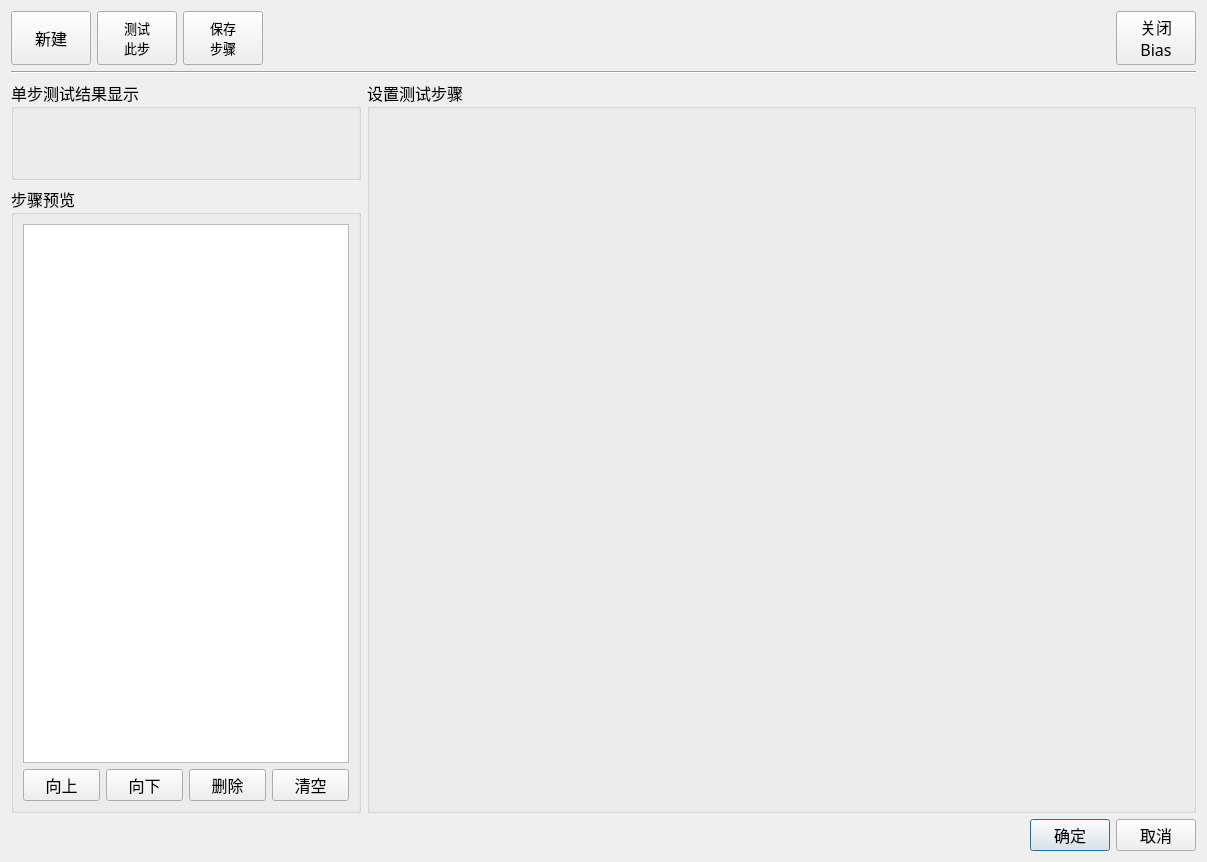
<?xml version="1.0" encoding="UTF-8"?>
<ui version="4.0">
 <class>clsSetTestStep</class>
 <widget class="QDialog" name="clsSetTestStep">
  <property name="geometry">
   <rect>
    <x>0</x>
    <y>0</y>
    <width>1207</width>
    <height>862</height>
   </rect>
  </property>
  <property name="font">
   <font>
    <family>楷体</family>
    <pointsize>12</pointsize>
   </font>
  </property>
  <property name="windowTitle">
   <string>Dialog</string>
  </property>
  <property name="styleSheet">
   <string notr="true">clsSetTestStep
{
	
	background-color: rgb(148, 148, 248);
}</string>
  </property>
  <layout class="QVBoxLayout" name="verticalLayout_4">
   <item>
    <layout class="QHBoxLayout" name="horizontalLayout_2">
     <item>
      <widget class="QPushButton" name="btnNewStep">
       <property name="minimumSize">
        <size>
         <width>80</width>
         <height>42</height>
        </size>
       </property>
       <property name="maximumSize">
        <size>
         <width>1111</width>
         <height>1111</height>
        </size>
       </property>
       <property name="font">
        <font>
         <family>楷体</family>
         <pointsize>12</pointsize>
        </font>
       </property>
       <property name="text">
        <string>新建</string>
       </property>
       <property name="icon">
        <iconset resource="../recFile/myRes.qrc">
         <normaloff>:/Icons/new1.png</normaloff>:/Icons/new1.png</iconset>
       </property>
       <property name="iconSize">
        <size>
         <width>22</width>
         <height>22</height>
        </size>
       </property>
      </widget>
     </item>
     <item>
      <widget class="QPushButton" name="btnTest">
       <property name="minimumSize">
        <size>
         <width>80</width>
         <height>42</height>
        </size>
       </property>
       <property name="maximumSize">
        <size>
         <width>1111</width>
         <height>1111</height>
        </size>
       </property>
       <property name="font">
        <font>
         <family>楷体</family>
         <pointsize>10</pointsize>
        </font>
       </property>
       <property name="text">
        <string>测试
此步</string>
       </property>
       <property name="icon">
        <iconset resource="../recFile/myRes.qrc">
         <normaloff>:/Icons/test.png</normaloff>:/Icons/test.png</iconset>
       </property>
       <property name="iconSize">
        <size>
         <width>22</width>
         <height>22</height>
        </size>
       </property>
      </widget>
     </item>
     <item>
      <widget class="QPushButton" name="btnSave">
       <property name="minimumSize">
        <size>
         <width>80</width>
         <height>42</height>
        </size>
       </property>
       <property name="maximumSize">
        <size>
         <width>1111</width>
         <height>1111</height>
        </size>
       </property>
       <property name="font">
        <font>
         <family>楷体</family>
         <pointsize>10</pointsize>
        </font>
       </property>
       <property name="text">
        <string>保存
步骤</string>
       </property>
       <property name="icon">
        <iconset resource="../recFile/myRes.qrc">
         <normaloff>:/Icons/save2.png</normaloff>:/Icons/save2.png</iconset>
       </property>
       <property name="iconSize">
        <size>
         <width>22</width>
         <height>22</height>
        </size>
       </property>
      </widget>
     </item>
     <item>
      <spacer name="horizontalSpacer_2">
       <property name="orientation">
        <enum>Qt::Horizontal</enum>
       </property>
       <property name="sizeHint" stdset="0">
        <size>
         <width>40</width>
         <height>20</height>
        </size>
       </property>
      </spacer>
     </item>
     <item>
      <widget class="QPushButton" name="btnTurnOffBias">
       <property name="minimumSize">
        <size>
         <width>80</width>
         <height>42</height>
        </size>
       </property>
       <property name="maximumSize">
        <size>
         <width>1111</width>
         <height>1111</height>
        </size>
       </property>
       <property name="font">
        <font>
         <family>楷体</family>
         <pointsize>12</pointsize>
        </font>
       </property>
       <property name="text">
        <string>关闭
Bias</string>
       </property>
       <property name="icon">
        <iconset resource="../recFile/myRes.qrc">
         <normaloff>:/Icons/BiasOff.png</normaloff>:/Icons/BiasOff.png</iconset>
       </property>
       <property name="iconSize">
        <size>
         <width>30</width>
         <height>30</height>
        </size>
       </property>
      </widget>
     </item>
    </layout>
   </item>
   <item>
    <widget class="Line" name="line">
     <property name="orientation">
      <enum>Qt::Horizontal</enum>
     </property>
    </widget>
   </item>
   <item>
    <layout class="QHBoxLayout" name="horizontalLayout_4" stretch="0,10">
     <item>
      <layout class="QVBoxLayout" name="verticalLayout_3" stretch="0,10">
       <item>
        <widget class="QGroupBox" name="groupBox">
         <property name="minimumSize">
          <size>
           <width>0</width>
           <height>100</height>
          </size>
         </property>
         <property name="maximumSize">
          <size>
           <width>350</width>
           <height>16777215</height>
          </size>
         </property>
         <property name="font">
          <font>
           <family>楷体</family>
           <pointsize>12</pointsize>
          </font>
         </property>
         <property name="title">
          <string>单步测试结果显示</string>
         </property>
         <layout class="QHBoxLayout" name="horizontalLayout_5">
          <property name="spacing">
           <number>2</number>
          </property>
          <property name="leftMargin">
           <number>2</number>
          </property>
          <property name="topMargin">
           <number>2</number>
          </property>
          <property name="rightMargin">
           <number>2</number>
          </property>
          <property name="bottomMargin">
           <number>2</number>
          </property>
          <item>
           <widget class="singleStepTestDisplay" name="sngTestDisplay" native="true">
            <property name="maximumSize">
             <size>
              <width>16777215</width>
              <height>109</height>
             </size>
            </property>
           </widget>
          </item>
         </layout>
        </widget>
       </item>
       <item>
        <widget class="QGroupBox" name="groupBox_3">
         <property name="maximumSize">
          <size>
           <width>350</width>
           <height>16777215</height>
          </size>
         </property>
         <property name="font">
          <font>
           <family>楷体</family>
           <pointsize>12</pointsize>
          </font>
         </property>
         <property name="title">
          <string>步骤预览</string>
         </property>
         <layout class="QVBoxLayout" name="verticalLayout_2">
          <item>
           <widget class="QTableWidget" name="tbTaskList">
            <property name="minimumSize">
             <size>
              <width>300</width>
              <height>300</height>
             </size>
            </property>
           </widget>
          </item>
          <item>
           <layout class="QHBoxLayout" name="horizontalLayout_3">
            <item>
             <widget class="QPushButton" name="btnUp">
              <property name="maximumSize">
               <size>
                <width>1111</width>
                <height>1111</height>
               </size>
              </property>
              <property name="font">
               <font>
                <family>楷体</family>
                <pointsize>12</pointsize>
               </font>
              </property>
              <property name="text">
               <string>向上</string>
              </property>
              <property name="icon">
               <iconset resource="../recFile/myRes.qrc">
                <normaloff>:/Icons/up1.png</normaloff>:/Icons/up1.png</iconset>
              </property>
              <property name="iconSize">
               <size>
                <width>22</width>
                <height>22</height>
               </size>
              </property>
             </widget>
            </item>
            <item>
             <widget class="QPushButton" name="btnDown">
              <property name="maximumSize">
               <size>
                <width>1111</width>
                <height>1111</height>
               </size>
              </property>
              <property name="font">
               <font>
                <family>楷体</family>
                <pointsize>12</pointsize>
               </font>
              </property>
              <property name="text">
               <string>向下</string>
              </property>
              <property name="icon">
               <iconset resource="../recFile/myRes.qrc">
                <normaloff>:/Icons/down1.png</normaloff>:/Icons/down1.png</iconset>
              </property>
              <property name="iconSize">
               <size>
                <width>22</width>
                <height>22</height>
               </size>
              </property>
             </widget>
            </item>
            <item>
             <widget class="QPushButton" name="btnDelete">
              <property name="maximumSize">
               <size>
                <width>1111</width>
                <height>1111</height>
               </size>
              </property>
              <property name="font">
               <font>
                <family>楷体</family>
                <pointsize>12</pointsize>
               </font>
              </property>
              <property name="text">
               <string>删除</string>
              </property>
              <property name="icon">
               <iconset resource="../recFile/myRes.qrc">
                <normaloff>:/Icons/clear1.png</normaloff>:/Icons/clear1.png</iconset>
              </property>
              <property name="iconSize">
               <size>
                <width>22</width>
                <height>22</height>
               </size>
              </property>
             </widget>
            </item>
            <item>
             <widget class="QPushButton" name="btnClear">
              <property name="maximumSize">
               <size>
                <width>1111</width>
                <height>1111</height>
               </size>
              </property>
              <property name="font">
               <font>
                <family>楷体</family>
                <pointsize>12</pointsize>
               </font>
              </property>
              <property name="text">
               <string>清空</string>
              </property>
              <property name="icon">
               <iconset resource="../recFile/myRes.qrc">
                <normaloff>:/Icons/del.png</normaloff>:/Icons/del.png</iconset>
              </property>
              <property name="iconSize">
               <size>
                <width>22</width>
                <height>22</height>
               </size>
              </property>
             </widget>
            </item>
           </layout>
          </item>
         </layout>
        </widget>
       </item>
      </layout>
     </item>
     <item>
      <widget class="QGroupBox" name="groupBox_2">
       <property name="font">
        <font>
         <family>楷体</family>
         <pointsize>12</pointsize>
        </font>
       </property>
       <property name="title">
        <string>设置测试步骤</string>
       </property>
       <layout class="QVBoxLayout" name="verticalLayout">
        <item>
         <widget class="QWidget" name="meterWidget" native="true">
          <property name="minimumSize">
           <size>
            <width>500</width>
            <height>0</height>
           </size>
          </property>
         </widget>
        </item>
       </layout>
      </widget>
     </item>
    </layout>
   </item>
   <item>
    <layout class="QHBoxLayout" name="horizontalLayout">
     <item>
      <spacer name="horizontalSpacer">
       <property name="orientation">
        <enum>Qt::Horizontal</enum>
       </property>
       <property name="sizeHint" stdset="0">
        <size>
         <width>40</width>
         <height>20</height>
        </size>
       </property>
      </spacer>
     </item>
     <item>
      <widget class="QPushButton" name="btnOk">
       <property name="minimumSize">
        <size>
         <width>80</width>
         <height>32</height>
        </size>
       </property>
       <property name="font">
        <font>
         <family>楷体</family>
         <pointsize>12</pointsize>
        </font>
       </property>
       <property name="text">
        <string>确定</string>
       </property>
       <property name="default">
        <bool>true</bool>
       </property>
      </widget>
     </item>
     <item>
      <widget class="QPushButton" name="btnCancel">
       <property name="minimumSize">
        <size>
         <width>80</width>
         <height>32</height>
        </size>
       </property>
       <property name="font">
        <font>
         <family>楷体</family>
         <pointsize>12</pointsize>
        </font>
       </property>
       <property name="text">
        <string>取消</string>
       </property>
      </widget>
     </item>
    </layout>
   </item>
  </layout>
 </widget>
 <customwidgets>
  <customwidget>
   <class>singleStepTestDisplay</class>
   <extends>QWidget</extends>
   <header location="global">singleStepTestDisplay.h</header>
   <container>1</container>
  </customwidget>
 </customwidgets>
 <resources>
  <include location="../recFile/myRes.qrc"/>
 </resources>
 <connections/>
</ui>
